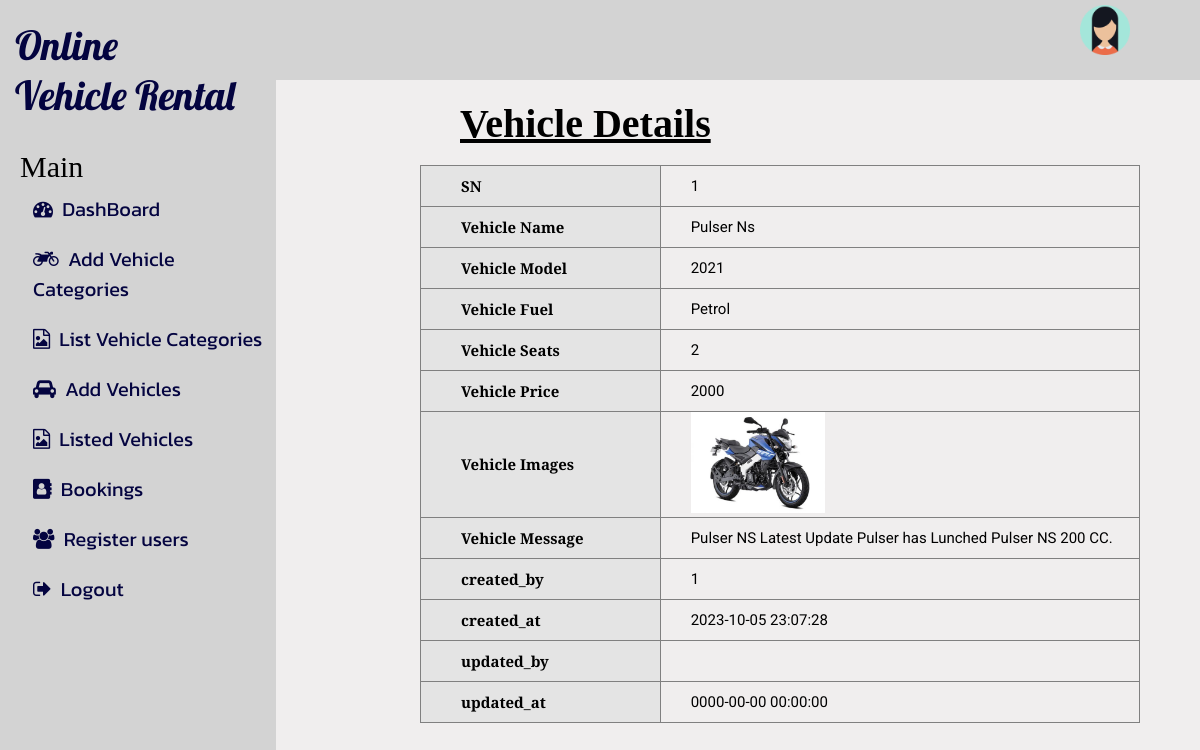
/admin/view_vehicle.php?vehicle_id=1, run on the app's committed database.
### tables this page shows
CREATE TABLE `vehicle` (
  `vehicle_id` int(11) NOT NULL,
  `Vehicle_name` varchar(50) NOT NULL,
  `fuel` varchar(20) NOT NULL,
  `seats` int(11) NOT NULL,
  `price` int(11) NOT NULL,
  `model` int(11) NOT NULL,
  `image` varchar(100) DEFAULT NULL,
  `status` tinyint(1) DEFAULT NULL,
  `created_at` datetime NOT NULL,
  `updated_at` datetime NOT NULL,
  `created_by` int(11) DEFAULT NULL,
  `updated_by` int(11) DEFAULT NULL,
  `category_id` int(11) DEFAULT NULL,
  `message` varchar(500) NOT NULL
);

### admin/view_vehicle.php (the view, shortened to what this page needs)
<?php
if (isset($_GET['vehicle_id'])) {
    $id = $_GET['vehicle_id'];
    require_once "connection.php";
    $sql = "SELECT * FROM vehicle WHERE vehicle_id = $id";
    $result = $connection->query($sql);
    if ($result) {
        if ($result->num_rows == 1) {
            $row = $result->fetch_assoc();
        } else {
            $row = [];
        }
    } else {
        echo "Query error: " . $connection->error;
        exit;
    }
} else {
    $row = [];
}
?>
<!DOCTYPE html>
<html lang="en">
<head>
    <link rel="stylesheet" href="https://cdnjs.cloudflare.com/ajax/libs/font-awesome/4.7.0/css/font-awesome.min.css">
    <link rel="stylesheet" type="text/css" href="dashboard.css">
</head>
<body>
    <?php
        include_once('maindashboard.php');
    ?>
  <div class="vehicle-view">
    <h2 class="vehicle-view-h2">Vehicle Details</h2>
    <?php if (!empty($row)) { ?>
        <table class="vehicle-view-table" border="1px solid black">
            <tr>
                <th>SN</th>
                <td><?php echo $row['vehicle_id'] ?></td>
            </tr>
            <tr>
                <th>Vehicle Name</th>
                <td><?php echo $row['Vehicle_name'] ?></td>
            </tr>
            <tr>
                <th>Vehicle Model</th>
                <td><?php echo $row['model'] ?></td>
            </tr>
            <tr>
                <th>Vehicle Fuel</th>
                <td><?php echo $row['fuel'] ?></td>
            </tr>
            <tr>
                <th>Vehicle Seats</th>
                <td><?php echo $row['seats'] ?></td>
            </tr>
            <tr>
                <th>Vehicle Price</th>
                <td><?php echo $row['price'] ?></td>
            </tr>
            <tr>
                <th>Vehicle Images</th>
                <td><img src="uploads/<?php echo $row['image'] ?>" width="30%"></td>
            </tr>
            <tr>
                <th>Vehicle Message</th>
                <td><?php echo $row['message'] ?></td>
            </tr>
            <tr>
                <th>created_by</th>
                <td><?php echo $row['created_by'] ?></td>
            </tr>
            <tr>
                <th>created_at</th>
                <td><?php echo $row['created_at'] ?></td>
            </tr>
            <tr>
                <th>updated_by</th>
                <td><?php echo $row['updated_by'] ?></td>
            </tr>
            <tr>
                <th>updated_at</th>
                <td><?php echo $row['updated_at'] ?></td>
            </tr>
                <?php }?>
        </table>
</div>
</body>
</html>

### admin/dashboard.css (style rules this page uses)
* { margin: 0; padding: 0; }
body { width: 100%; background: #F0EEEE; }
::placeholder { color: white; padding-left: 20px; }
::placeholder { font-size: 15px; padding-left: 10px; color: gray; }
.tablestyle1 tr,th,td { border:1px solid black; height: 40px; }
.tablestyle tr,th,td { border:1px solid black; height: 40px; }
.vehicle-view { margin-left: 300px; padding-top: 100px; }
.vehicle-view-h2 { font-size: 40px; text-decoration: underline; margin-bottom: 18px; text-align: left; margin-left: 160px; }
.vehicle-view-table { margin-left: 120px; border:1px solid black; height: 40px; width: 80%; border-collapse:collapse; }
.vehicle-view-table th { font-size: 15px; width: 20%; font-family: PT Serif; background:#E4E4E4; text-align: left; padding-left: 40px; }
.vehicle-view-table td { font-family: Roboto; font-size: 15px; width: 40%; text-align: left; padding-left: 30px; }
::placeholder { font-size: 15px; padding-left: 10px; }
::placeholder { font-size: 15px; }
.tablestyle-user tr,th,td { border:1px solid gray; text-align:center; font-family: Roboto; }

### data on the page
vehicle: vehicle_id "1", Vehicle_name "Pulser Ns", model "2021", fuel "Petrol", seats "2", price "2000", image (picture), message "Pulser NS Latest Update Pulser has Lunched Pulser NS 200 CC.", created_by "1", created_at "2023-10-05 23:07:28", updated_at "0000-00-00 00:00:00"
